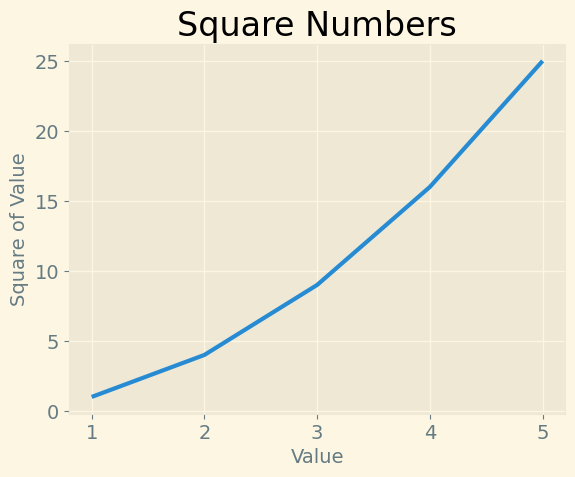

Generate this figure with Python:
import matplotlib.pyplot as plt

input_value = [1, 2, 3, 4, 5]
squares = [1, 4, 9, 16, 25]

plt.style.use('Solarize_Light2')
fig, ax = plt.subplots()
ax.plot(input_value, squares, linewidth=3)

# Назначение заголовка диаграммы и меток осей.
ax.set_title("Square Numbers", fontsize=24)
ax.set_xlabel("Value", fontsize=14)
ax .set_ylabel("Square of Value", fontsize=14)

# Назначение размера шрифта делений на осях.
ax.tick_params(axis='both', labelsize=14)

plt.savefig('mpl_squares.png', bbox_inches='tight')
plt.show()
